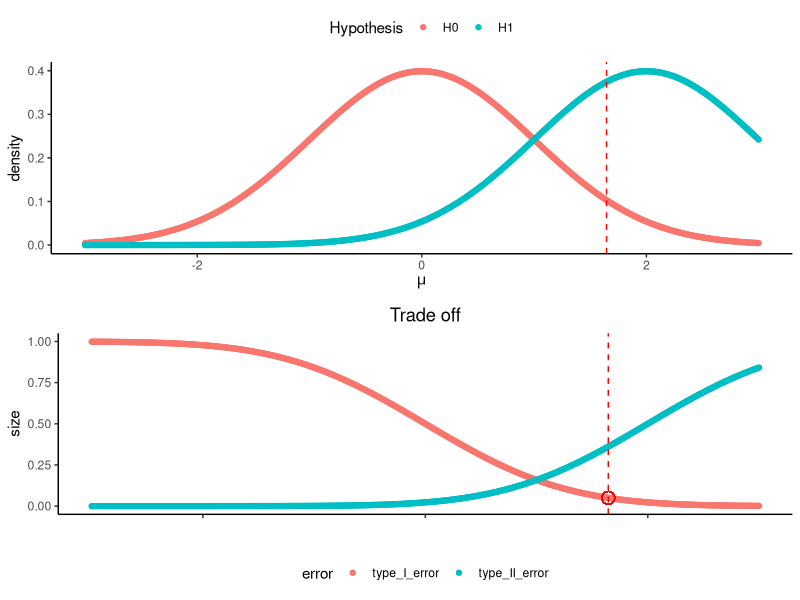
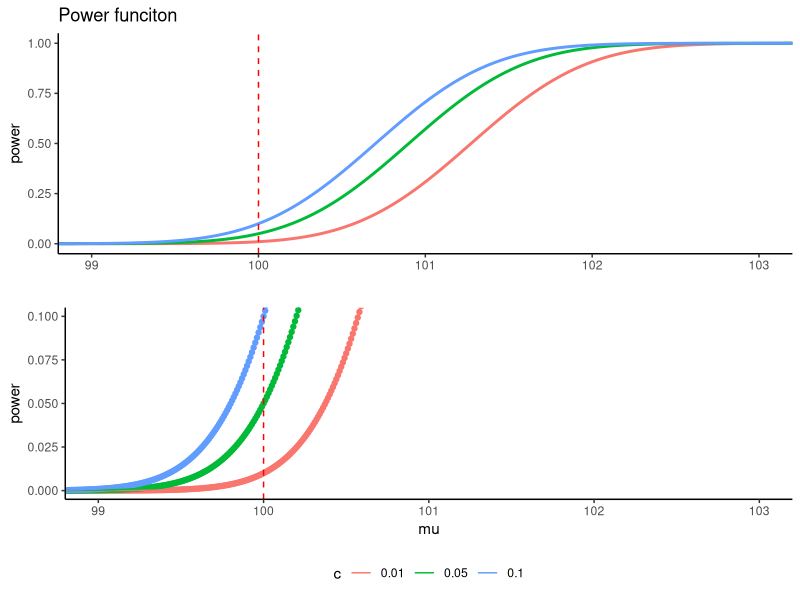

These figures' R source, in order:
## ---- chunk 1
knitr::opts_chunk$set(echo = TRUE, comment = "#>", cache = FALSE)
library(tidyverse)
library(gridExtra)
set.seed(100)
## ---- chunk 2
# 右尾檢定
critical.value <- qnorm(0.95)
# critical.value

test.stat <- tibble(
  x = seq(-3, 3, by = 0.01),
  H0 = dnorm(x),
  H1 = dnorm(x, 2, 1),
)

test.stat.plot <- test.stat %>%
  gather(-x, key = "Hypothesis", value = "value") %>%
  ggplot() +
  geom_point(aes(x, value, color = Hypothesis)) +
  geom_vline(aes(xintercept = critical.value),
             linetype = "dashed",
             color = "red") +
  coord_cartesian(xlim = c(-3,3),
                  ylim = c(0,0.4)) +
  labs(x = quote(mu), y = "density") +
  theme_classic() +
  theme(legend.position = "top")

# test.stat.plot

trade_off <- tibble(
  x = seq(-3, 3, by = 0.01), # critical value
  type_I_error = 1 - pnorm(x),
  type_II_error = pnorm(x, 2, 1),
)

trade.off.plot <- trade_off %>%
  gather(type_I_error, type_II_error, key = "error", value = "value") %>%
  ggplot() +
  geom_point(aes(x, value, color = error)) +
  geom_point(aes(qnorm(0.95), 1 - pnorm(qnorm(0.95))), color = "red", size = 4, shape = 1) +
  geom_vline(aes(xintercept = critical.value),
             linetype = "dashed",
             color = "red") +
  coord_cartesian(xlim = c(-3,3),
                  ylim = c(0,1)) +
  labs(title = "Trade off", x = "", y = "size") +
  theme_classic() +
  theme(legend.position = "bottom",
        plot.title = element_text(hjust = 0.5),
        axis.text.x = element_blank())

# trade.off.plot

grid.arrange(test.stat.plot, trade.off.plot, ncol = 1)
## ---- chunk 3
# 檢定的 mu_0 = 100, var = 9, n = 30
alpha <- list(0.01, 0.05, 0.1)
# alpha
critical <- map(alpha, ~ qnorm(1 - .x) * 3 / sqrt(30))
# critical

# mu <- map(seq(80, 120, by = 0.1), ~ .x)
# mu

mu <- map(seq(98, 105, by = 0.01), ~ .x)
# mu

power.func <- map(critical, ~ map2(.x, mu, ~ 1 - pnorm((100 + ..1 - ..2) / (3 / sqrt(30)))))

p.f <- power.func %>% 
  unlist() %>%
  tibble(power = .) %>% 
  mutate(row = row_number(),
         c = rep(c("0.01", "0.05", "0.1"), each = 701),
         mu = rep(seq(98, 105, by = 0.01), times = 3))

# p.f

power.plt <- p.f %>% 
  ggplot() +
  geom_line(aes(mu, power, color = c), size = 1) +
  coord_cartesian(xlim = c(99,103),
                  ylim = c(0,1)) +
  geom_vline(aes(xintercept = 100),
             linetype = "dashed",
             color = "red") +
  labs(x = "", title = "Power funciton") +
  theme_classic() +
  theme(legend.position = "none")

power.zoom.plt <- p.f %>% 
  ggplot() +
  geom_point(aes(mu, power, color = c), show.legend = FALSE) +
  geom_line(aes(mu, power, color = c)) +
  coord_cartesian(xlim = c(99,103),
                  ylim = c(0,0.1)) +
  geom_vline(aes(xintercept = 100),
             linetype = "dashed",
             color = "red") +
  theme_classic() +
  theme(legend.position = "bottom")

grid.arrange(power.plt, power.zoom.plt, ncol = 1)
## ---- chunk 4
critical.value <- qnorm(0.05, mean = 0, sd = 1)
critical.value
## ---- chunk 5
# 隨機抽樣
sample_196 <- rnorm(50, mean = 196, sd = 25)
# 樣本平均數
mean(sample_196)
# 檢定統計量
Z <- (mean(sample_196) - 200) / (25 / sqrt(50))
Z
# 檢定統計量有沒有落在拒絕域
## TRUE 則拒絕 H0，FALSE 則不拒絕 H1
Z < critical.value
## ---- chunk 6
# 信賴區間上界是否小於母體平均數
## TRUE 則拒絕 H0，FALSE 則不拒絕 H1
mean(sample_196) - qnorm(0.05) * 25 / sqrt(50) < 200
